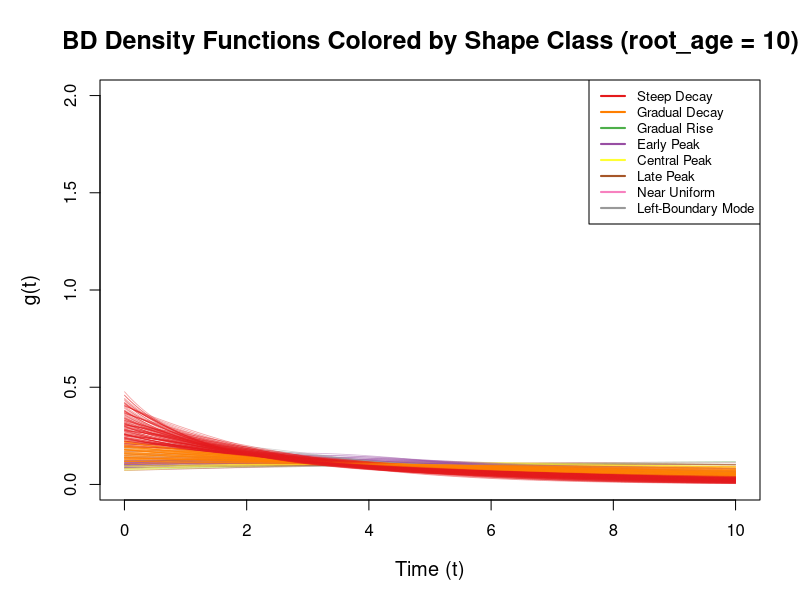
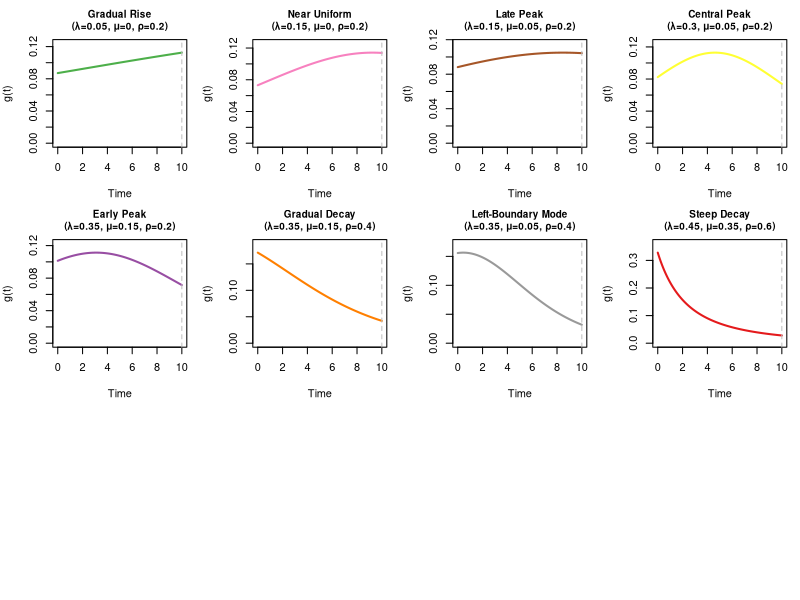
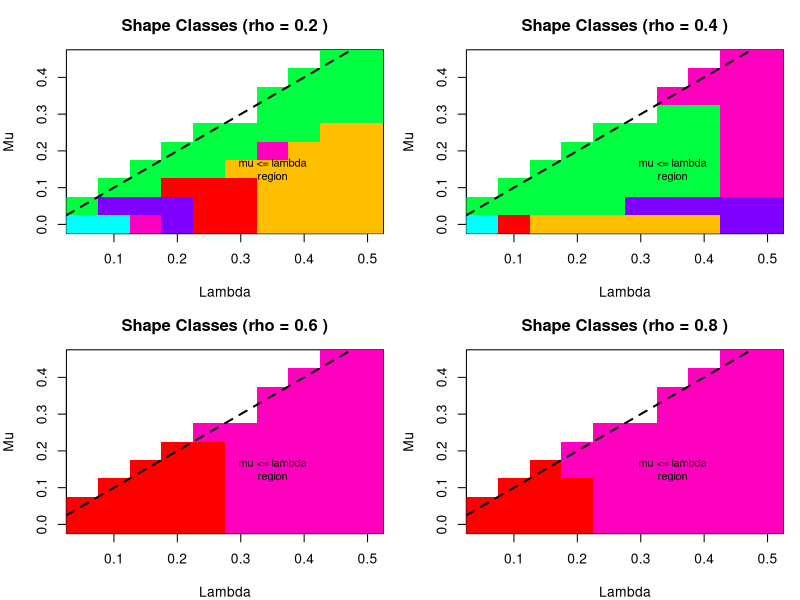

These charts were generated, in order, by the following R code:
#!/bin/env Rscript

##########################################
# Classify BD density functions by shape
##########################################

g <- function(t, lambda, mu, rho, t1) {
    if (lambda == mu) {
        return((1 + rho * lambda * t1) / (t1 * (1 + rho * lambda * t)^2))
    }
    
    P_0_t <- rho * (lambda - mu) / (rho * lambda + (lambda * (1 - rho) - mu) * exp((mu - lambda) * t))
    p1_t <- (1/rho) * P_0_t^2 * exp((mu - lambda) * t)
    P_0_t1 <- rho * (lambda - mu) / (rho * lambda + (lambda * (1 - rho) - mu) * exp((mu - lambda) * t1))
    v_t1 <- 1 - (1/rho) * P_0_t1 * exp((mu - lambda) * t1)
    
    return((lambda * p1_t) / v_t1)
}

##########################################
# Extract shape features from a density
##########################################

extract_features <- function(lambda, mu, rho, t1 = 10, n_points = 500) {
    t_values <- seq(0.001, t1, length.out = n_points)
    g_values <- sapply(t_values, g, lambda = lambda, mu = mu, rho = rho, t1 = t1)
    
    # Handle invalid cases
    if (any(!is.finite(g_values))) {
        return(list(valid = FALSE))
    }
    
    # Basic statistics
    g_max <- max(g_values)
    g_min <- min(g_values)
    g_mean <- mean(g_values)
    g_at_0 <- g_values[1]
    g_at_t1 <- g_values[n_points]
    
    # Find mode (peak location)
    mode_idx <- which.max(g_values)
    mode_t <- t_values[mode_idx]
    mode_value <- g_values[mode_idx]
    
    # Monotonicity
    diffs <- diff(g_values)
    is_increasing <- all(diffs >= -1e-10)
    is_decreasing <- all(diffs <= 1e-10)
    is_monotonic <- is_increasing || is_decreasing
    
    # Skewness (where is the mass concentrated?)
    # Left-skewed: mass toward t1, Right-skewed: mass toward 0
    cumsum_g <- cumsum(g_values) / sum(g_values)
    median_idx <- which(cumsum_g >= 0.5)[1]
    median_t <- t_values[median_idx]
    relative_median <- median_t / t1  # 0 to 1, lower = mass near 0
    
    # Curvature at different regions
    n_third <- floor(n_points / 3)
    slope_early <- mean(diffs[1:n_third])
    slope_mid <- mean(diffs[(n_third+1):(2*n_third)])
    slope_late <- mean(diffs[(2*n_third+1):(n_points-1)])
    
    # Concentration (how peaked is the distribution?)
    # Using coefficient of variation
    cv <- sd(g_values) / g_mean
    
    # Ratio of endpoints
    endpoint_ratio <- g_at_t1 / g_at_0
    
    return(list(
        valid = TRUE,
        lambda = lambda,
        mu = mu,
        rho = rho,
        turnover = mu / lambda,  # extinction/speciation ratio
        net_div = lambda - mu,   # net diversification
        g_max = g_max,
        g_min = g_min,
        g_mean = g_mean,
        g_at_0 = g_at_0,
        g_at_t1 = g_at_t1,
        mode_t = mode_t,
        relative_mode = mode_t / t1,
        is_monotonic = is_monotonic,
        is_increasing = is_increasing,
        is_decreasing = is_decreasing,
        relative_median = relative_median,
        slope_early = slope_early,
        slope_mid = slope_mid,
        slope_late = slope_late,
        cv = cv,
        endpoint_ratio = endpoint_ratio
    ))
}

##########################################
# Classify based on extracted features
##########################################

classify_shape <- function(features) {
    if (!features$valid) return("Invalid")
    
    # Classification logic based on shape characteristics
    
    # 1. Monotonically decreasing (exponential-like decay from t=0)
    if (features$is_decreasing && features$relative_mode < 0.1) {
        if (features$cv > 0.5) {
            return("Steep Decay")
        } else {
            return("Gradual Decay")
        }
    }
    
    # 2. Monotonically increasing (mass concentrated near t1)
    if (features$is_increasing && features$relative_mode > 0.9) {
        if (features$cv > 0.5) {
            return("Steep Rise")
        } else {
            return("Gradual Rise")
        }
    }
    
    # 3. Unimodal with interior peak
    if (!features$is_monotonic && features$relative_mode > 0.1 && features$relative_mode < 0.9) {
        if (features$relative_mode < 0.4) {
            return("Early Peak")
        } else if (features$relative_mode > 0.6) {
            return("Late Peak")
        } else {
            return("Central Peak")
        }
    }
    
    # 4. Nearly uniform
    if (features$cv < 0.15) {
        return("Near Uniform")
    }
    
    # 5. Boundary cases
    if (features$relative_mode <= 0.1) {
        return("Left-Boundary Mode")
    }
    if (features$relative_mode >= 0.9) {
        return("Right-Boundary Mode")
    }
    
    return("Other")
}

##########################################
# Main analysis
##########################################

# Parameter ranges
lambda_seq <- seq(0.05, 0.5, by = 0.05)
mu_seq <- seq(0, 0.45, by = 0.05)
rho_seq <- seq(0.2, 0.8, by = 0.2)
t1 <- 10  # fixed root age

# Generate all valid parameter combinations
param_grid <- expand.grid(lambda = lambda_seq, mu = mu_seq, rho = rho_seq)
param_grid <- param_grid[param_grid$mu <= param_grid$lambda, ]

cat("Total parameter combinations:", nrow(param_grid), "\n\n")

# Extract features and classify each combination
results <- list()
for (i in 1:nrow(param_grid)) {
    features <- extract_features(
        lambda = param_grid$lambda[i],
        mu = param_grid$mu[i],
        rho = param_grid$rho[i],
        t1 = t1
    )
    features$class <- classify_shape(features)
    results[[i]] <- features
}

# Convert to data frame
results_df <- do.call(rbind, lapply(results, function(x) {
    if (!x$valid) {
        return(data.frame(
            lambda = x$lambda, mu = x$mu, rho = x$rho,
            turnover = NA, net_div = NA, class = "Invalid",
            relative_mode = NA, relative_median = NA, cv = NA
        ))
    }
    data.frame(
        lambda = x$lambda, mu = x$mu, rho = x$rho,
        turnover = x$turnover, net_div = x$net_div, class = x$class,
        relative_mode = x$relative_mode, relative_median = x$relative_median, cv = x$cv
    )
}))

##########################################
# Summary of classification
##########################################

cat("========================================\n")
cat("CLASSIFICATION SUMMARY (root_age = 10)\n")
cat("========================================\n\n")

class_table <- table(results_df$class)
print(class_table)

cat("\n\nPercentage breakdown:\n")
print(round(prop.table(class_table) * 100, 1))

##########################################
# Detailed breakdown by class
##########################################

cat("\n\n========================================\n")
cat("DETAILED CLASS DESCRIPTIONS\n")
cat("========================================\n")

classes <- unique(results_df$class)
for (cls in classes) {
    subset_df <- results_df[results_df$class == cls, ]
    cat("\n---", cls, "---\n")
    cat("Count:", nrow(subset_df), "\n")
    cat("Lambda range:", min(subset_df$lambda), "-", max(subset_df$lambda), "\n")
    cat("Mu range:", min(subset_df$mu), "-", max(subset_df$mu), "\n")
    cat("Rho range:", min(subset_df$rho), "-", max(subset_df$rho), "\n")
    cat("Turnover (mu/lambda) range:", 
        round(min(subset_df$turnover, na.rm=T), 2), "-", 
        round(max(subset_df$turnover, na.rm=T), 2), "\n")
    cat("Net diversification range:", 
        round(min(subset_df$net_div, na.rm=T), 3), "-", 
        round(max(subset_df$net_div, na.rm=T), 3), "\n")
}

##########################################
# Key parameter relationships
##########################################

cat("\n\n========================================\n")
cat("KEY PARAMETER RELATIONSHIPS\n")
cat("========================================\n")

cat("\nClass by Turnover Rate (mu/lambda):\n")
results_df$turnover_bin <- cut(results_df$turnover, 
                                breaks = c(-0.01, 0.25, 0.5, 0.75, 1.01),
                                labels = c("Low (0-0.25)", "Med-Low (0.25-0.5)", 
                                          "Med-High (0.5-0.75)", "High (0.75-1)"))
print(table(results_df$turnover_bin, results_df$class))

cat("\nClass by Sampling Fraction (rho):\n")
print(table(results_df$rho, results_df$class))

##########################################
# Generate visualization PDF
##########################################

pdf("BD_density_classification.pdf", width = 16, height = 12)

# Plot 1: All densities colored by class
par(mfrow = c(1, 1), mar = c(5, 5, 4, 2))

# Define colors for each class
class_colors <- c(
    "Steep Decay" = "#E41A1C",
    "Gradual Decay" = "#FF7F00",
    "Steep Rise" = "#377EB8",
    "Gradual Rise" = "#4DAF4A",
    "Early Peak" = "#984EA3",
    "Central Peak" = "#FFFF33",
    "Late Peak" = "#A65628",
    "Near Uniform" = "#F781BF",
    "Left-Boundary Mode" = "#999999",
    "Right-Boundary Mode" = "#66C2A5",
    "Other" = "#000000",
    "Invalid" = "#FFFFFF"
)

t_values <- seq(0.001, t1, length.out = 200)

# Initialize plot
plot(NULL, xlim = c(0, t1), ylim = c(0, 2),
     xlab = "Time (t)", ylab = "g(t)",
     main = "BD Density Functions Colored by Shape Class (root_age = 10)",
     cex.main = 1.5, cex.lab = 1.2)

# Plot each density
for (i in 1:nrow(param_grid)) {
    g_values <- sapply(t_values, g, 
                       lambda = param_grid$lambda[i],
                       mu = param_grid$mu[i],
                       rho = param_grid$rho[i],
                       t1 = t1)
    if (all(is.finite(g_values))) {
        cls <- results_df$class[i]
        lines(t_values, g_values, col = adjustcolor(class_colors[cls], alpha = 0.4), lwd = 0.8)
    }
}

# Add legend
legend("topright", legend = names(class_colors)[names(class_colors) %in% unique(results_df$class)],
       col = class_colors[names(class_colors) %in% unique(results_df$class)],
       lwd = 2, cex = 0.8, bg = "white")

# Plot 2: Representative examples from each class
par(mfrow = c(3, 4), mar = c(4, 4, 3, 1))

for (cls in unique(results_df$class)) {
    subset_df <- results_df[results_df$class == cls, ]
    if (nrow(subset_df) == 0) next
    
    # Pick middle example
    idx <- ceiling(nrow(subset_df) / 2)
    example <- subset_df[idx, ]
    
    g_values <- sapply(t_values, g, 
                       lambda = example$lambda,
                       mu = example$mu,
                       rho = example$rho,
                       t1 = t1)
    
    plot(t_values, g_values, type = "l", col = class_colors[cls], lwd = 2,
         xlab = "Time", ylab = "g(t)", ylim=c(0, max(g_values)*1.1),
         main = paste0(cls, "\n(λ=", example$lambda, ", μ=", example$mu, ", ρ=", example$rho, ")"),
         cex.main = 0.9)
    abline(v = t1, lty = 2, col = "gray")
}

# Plot 3: Heatmap of classes by lambda and mu (faceted by rho)
par(mfrow = c(2, 2), mar = c(4, 4, 3, 1))

for (r in rho_seq) {
    subset_df <- results_df[results_df$rho == r, ]
    
    # Create matrix for plotting
    class_matrix <- matrix(NA, nrow = length(lambda_seq), ncol = length(mu_seq))
    rownames(class_matrix) <- lambda_seq
    colnames(class_matrix) <- mu_seq
    
    class_numeric <- as.numeric(factor(subset_df$class))
    
    for (j in 1:nrow(subset_df)) {
        li <- which(lambda_seq == subset_df$lambda[j])
        mi <- which(mu_seq == subset_df$mu[j])
        class_matrix[li, mi] <- class_numeric[j]
    }
    
    image(lambda_seq, mu_seq, class_matrix,
          xlab = "Lambda", ylab = "Mu",
          main = paste("Shape Classes (rho =", r, ")"),
          col = rainbow(length(unique(results_df$class))))
    abline(0, 1, lty = 2, col = "black", lwd = 2)
    text(0.35, 0.15, "mu <= lambda\nregion", cex = 0.8)
}

dev.off()

cat("\n\nVisualization saved to 'BD_density_classification.pdf'\n")

##########################################
# Export classification results
##########################################

write.csv(results_df, "BD_density_classification.csv", row.names = FALSE)
cat("Classification data saved to 'BD_density_classification.csv'\n")
